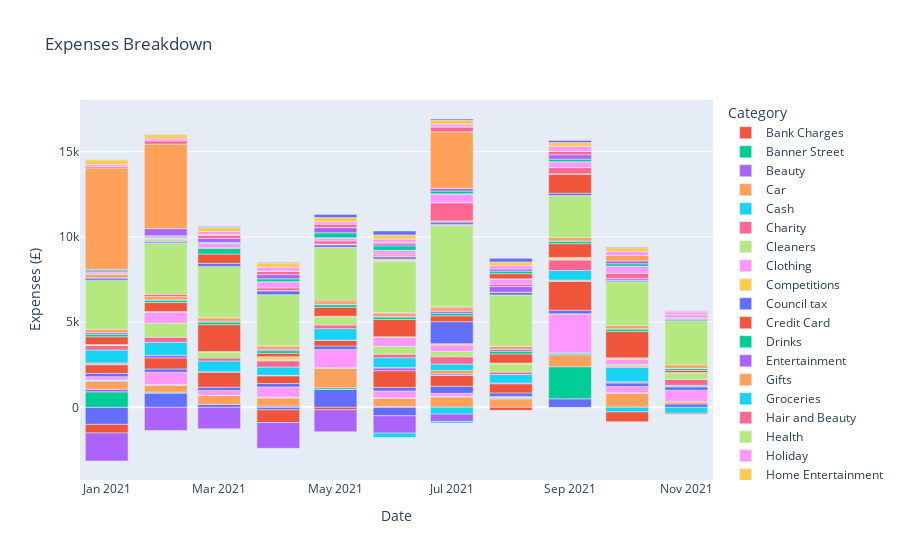

The notebook cell saved with this chart:
### Code cell
Expenses_Breakdown_Table = pd.pivot_table(df_x, values = ['Amount'], index = ['Category', 'year_month'], aggfunc=sum).reset_index()
Expenses_Breakdown_Table.columns = [x for x in Expenses_Breakdown_Table.columns]
Expenses_Breakdown_Chart = px.bar(Expenses_Breakdown_Table, x='year_month', y="Amount", title="Expenses Breakdown", color = 'Category')
Expenses_Breakdown_Chart.update_yaxes(title='Expenses (£)', visible=True, showticklabels=True)
Expenses_Breakdown_Chart.update_xaxes(title='Date', visible=True, showticklabels=True)
Expenses_Breakdown_Chart.show()

### Figure 1 — Plotly figure (JSON) as saved in the notebook; plotly's stock layout.template omitted (floating-point values rounded to 4 significant figures)
{"data": [{"alignmentgroup": "True", "hovertemplate": "Category=<br>year_month=%{x}<br>Amount=%{y}<extra></extra>", "legendgroup": "", "marker": {"color": "#636efa", "pattern": {"shape": ""}}, "name": "", "offsetgroup": "", "orientation": "v", "showlegend": false, "textposition": "auto", "type": "bar", "x": ["2021-01", "2021-02", "2021-03", "2021-04", "2021-05", "2021-06", "2021-09", "2021-10", "2021-11"], "xaxis": "x", "y": [-1000, 830, 173, -150, 1060, -495, 500, 17.98, 200], "yaxis": "y"}, {"alignmentgroup": "True", "hovertemplate": "Category=Bank Charges<br>year_month=%{x}<br>Amount=%{y}<extra></extra>", "legendgroup": "Bank Charges", "marker": {"color": "#EF553B", "pattern": {"shape": ""}}, "name": "Bank Charges", "offsetgroup": "Bank Charges", "orientation": "v", "showlegend": true, "textposition": "auto", "type": "bar", "x": ["2021-05"], "xaxis": "x", "y": [0.61], "yaxis": "y"}, {"alignmentgroup": "True", "hovertemplate": "Category=Banner Street<br>year_month=%{x}<br>Amount=%{y}<extra></extra>", "legendgroup": "Banner Street", "marker": {"color": "#00cc96", "pattern": {"shape": ""}}, "name": "Banner Street", "offsetgroup": "Banner Street", "orientation": "v", "showlegend": true, "textposition": "auto", "type": "bar", "x": ["2021-01", "2021-02", "2021-05", "2021-07", "2021-09"], "xaxis": "x", "y": [908.8, 62.5, 92.5, 8.99, 1880.0], "yaxis": "y"}, {"alignmentgroup": "True", "hovertemplate": "Category=Beauty<br>year_month=%{x}<br>Amount=%{y}<extra></extra>", "legendgroup": "Beauty", "marker": {"color": "#ab63fa", "pattern": {"shape": ""}}, "name": "Beauty", "offsetgroup": "Beauty", "orientation": "v", "showlegend": true, "textposition": "auto", "type": "bar", "x": ["2021-01", "2021-04", "2021-06"], "xaxis": "x", "y": [155, 73, 52], "yaxis": "y"}, {"alignmentgroup": "True", "hovertemplate": "Category=Car<br>year_month=%{x}<br>Amount=%{y}<extra></extra>", "legendgroup": "Car", "marker": {"color": "#FFA15A", "pattern": {"shape": ""}}, "name": "Car", "offsetgroup": "Car", "orientation": "v", "showlegend": true, "textposition": "auto", "type": "bar", "x": ["2021-01", "2021-02", "2021-03", "2021-04", "2021-05", "2021-06", "2021-07", "2021-08", "2021-09", "2021-10", "2021-11"], "xaxis": "x", "y": [464.1, 420.5, 520.2, 489.1, 1140.0, 494.8, 603.7, 493.6, 706.4, 817.4, 116.0], "yaxis": "y"}, {"alignmentgroup": "True", "hovertemplate": "Category=Cash<br>year_month=%{x}<br>Amount=%{y}<extra></extra>", "legendgroup": "Cash", "marker": {"color": "#19d3f3", "pattern": {"shape": ""}}, "name": "Cash", "offsetgroup": "Cash", "orientation": "v", "showlegend": true, "textposition": "auto", "type": "bar", "x": ["2021-01", "2021-02", "2021-03", "2021-04", "2021-05", "2021-06", "2021-07", "2021-08", "2021-09", "2021-10", "2021-11"], "xaxis": "x", "y": [50, 0, 0, 0, 20, 0, -395, 50, 100, -270, -350], "yaxis": "y"}, {"alignmentgroup": "True", "hovertemplate": "Category=Charity<br>year_month=%{x}<br>Amount=%{y}<extra></extra>", "legendgroup": "Charity", "marker": {"color": "#FF6692", "pattern": {"shape": ""}}, "name": "Charity", "offsetgroup": "Charity", "orientation": "v", "showlegend": true, "textposition": "auto", "type": "bar", "x": ["2021-01", "2021-02", "2021-03", "2021-04", "2021-06", "2021-07", "2021-08", "2021-09", "2021-10", "2021-11"], "xaxis": "x", "y": [10, 10, 10, 30, 10, 10, 20, 10, 10, 35], "yaxis": "y"}, {"alignmentgroup": "True", "hovertemplate": "Category=Cleaners<br>year_month=%{x}<br>Amount=%{y}<extra></extra>", "legendgroup": "Cleaners", "marker": {"color": "#B6E880", "pattern": {"shape": ""}}, "name": "Cleaners", "offsetgroup": "Cleaners", "orientation": "v", "showlegend": true, "textposition": "auto", "type": "bar", "x": ["2021-01", "2021-02", "2021-04", "2021-05", "2021-07", "2021-08", "2021-10"], "xaxis": "x", "y": [17, 17, 17, 17, 17, 17, 17], "yaxis": "y"}, {"alignmentgroup": "True", "hovertemplate": "Category=Clothing<br>year_month=%{x}<br>Amount=%{y}<extra></extra>", "legendgroup": "Clothing", "marker": {"color": "#FF97FF", "pattern": {"shape": ""}}, "name": "Clothing", "offsetgroup": "Clothing", "orientation": "v", "showlegend": true, "textposition": "auto", "type": "bar", "x": ["2021-01", "2021-02", "2021-03", "2021-04", "2021-05", "2021-06", "2021-07", "2021-08", "2021-09", "2021-10", "2021-11"], "xaxis": "x", "y": [194.6, 718.3, 282.5, 587.5, 1065.0, 406, 184.9, 60.33, 2273.0, 362.2, 648.9], "yaxis": "y"}, {"alignmentgroup": "True", "hovertemplate": "Category=Competitions<br>year_month=%{x}<br>Amount=%{y}<extra></extra>", "legendgroup": "Competitions", "marker": {"color": "#FECB52", "pattern": {"shape": ""}}, "name": "Competitions", "offsetgroup": "Competitions", "orientation": "v", "showlegend": true, "textposition": "auto", "type": "bar", "x": ["2021-09"], "xaxis": "x", "y": [25], "yaxis": "y"}, {"alignmentgroup": "True", "hovertemplate": "Category=Council tax<br>year_month=%{x}<br>Amount=%{y}<extra></extra>", "legendgroup": "Council tax", "marker": {"color": "#636efa", "pattern": {"shape": ""}}, "name": "Council tax", "offsetgroup": "Council tax", "orientation": "v", "showlegend": true, "textposition": "auto", "type": "bar", "x": ["2021-01", "2021-02", "2021-03", "2021-04", "2021-05", "2021-06", "2021-07", "2021-08", "2021-09", "2021-10", "2021-11"], "xaxis": "x", "y": [194, 194, 194, 202.5, 206, 206, 412, 206, 206, 206, 206], "yaxis": "y"}, {"alignmentgroup": "True", "hovertemplate": "Category=Credit Card<br>year_month=%{x}<br>Amount=%{y}<extra></extra>", "legendgroup": "Credit Card", "marker": {"color": "#EF553B", "pattern": {"shape": ""}}, "name": "Credit Card", "offsetgroup": "Credit Card", "orientation": "v", "showlegend": true, "textposition": "auto", "type": "bar", "x": ["2021-01", "2021-02", "2021-03", "2021-04", "2021-05", "2021-06", "2021-07", "2021-08", "2021-09", "2021-10", "2021-11"], "xaxis": "x", "y": [507.9, 649.1, 883.8, 451.2, 320.1, 979.9, 644.6, 536.8, 1698.0, 57.47, -57.35], "yaxis": "y"}, {"alignmentgroup": "True", "hovertemplate": "Category=Drinks<br>year_month=%{x}<br>Amount=%{y}<extra></extra>", "legendgroup": "Drinks", "marker": {"color": "#00cc96", "pattern": {"shape": ""}}, "name": "Drinks", "offsetgroup": "Drinks", "orientation": "v", "showlegend": true, "textposition": "auto", "type": "bar", "x": ["2021-07"], "xaxis": "x", "y": [2], "yaxis": "y"}, {"alignmentgroup": "True", "hovertemplate": "Category=Entertainment<br>year_month=%{x}<br>Amount=%{y}<extra></extra>", "legendgroup": "Entertainment", "marker": {"color": "#ab63fa", "pattern": {"shape": ""}}, "name": "Entertainment", "offsetgroup": "Entertainment", "orientation": "v", "showlegend": true, "textposition": "auto", "type": "bar", "x": ["2021-01", "2021-02", "2021-03", "2021-04", "2021-05", "2021-06", "2021-07", "2021-08", "2021-09", "2021-10", "2021-11"], "xaxis": "x", "y": [36.83, 148.4, 23.36, 23.36, 30.4, 163.4, 79.36, 45.86, 13.37, 13.37, 13.37], "yaxis": "y"}, {"alignmentgroup": "True", "hovertemplate": "Category=Gifts<br>year_month=%{x}<br>Amount=%{y}<extra></extra>", "legendgroup": "Gifts", "marker": {"color": "#FFA15A", "pattern": {"shape": ""}}, "name": "Gifts", "offsetgroup": "Gifts", "orientation": "v", "showlegend": true, "textposition": "auto", "type": "bar", "x": ["2021-01", "2021-04", "2021-06", "2021-07", "2021-09"], "xaxis": "x", "y": [64.99, 2.99, 26.92, 205.3, 55.13], "yaxis": "y"}, {"alignmentgroup": "True", "hovertemplate": "Category=Groceries<br>year_month=%{x}<br>Amount=%{y}<extra></extra>", "legendgroup": "Groceries", "marker": {"color": "#19d3f3", "pattern": {"shape": ""}}, "name": "Groceries", "offsetgroup": "Groceries", "orientation": "v", "showlegend": true, "textposition": "auto", "type": "bar", "x": ["2021-01", "2021-02", "2021-03", "2021-04", "2021-05", "2021-06", "2021-07", "2021-08", "2021-09", "2021-10", "2021-11"], "xaxis": "x", "y": [759.8, 770.0, 636.2, 488.2, 665.2, 573.5, 370.0, 491.8, 562.6, 838.2, 71.38], "yaxis": "y"}, {"alignmentgroup": "True", "hovertemplate": "Category=Hair and Beauty<br>year_month=%{x}<br>Amount=%{y}<extra></extra>", "legendgroup": "Hair and Beauty", "marker": {"color": "#FF6692", "pattern": {"shape": ""}}, "name": "Hair and Beauty", "offsetgroup": "Hair and Beauty", "orientation": "v", "showlegend": true, "textposition": "auto", "type": "bar", "x": ["2021-01", "2021-02", "2021-03", "2021-04", "2021-05", "2021-06", "2021-07", "2021-08", "2021-09", "2021-10", "2021-11"], "xaxis": "x", "y": [267.9, 300, 176.4, 363.8, 215, 208.7, 432.1, 149.8, 612.7, 69.2, 349.7], "yaxis": "y"}, {"alignmentgroup": "True", "hovertemplate": "Category=Health<br>year_month=%{x}<br>Amount=%{y}<extra></extra>", "legendgroup": "Health", "marker": {"color": "#B6E880", "pattern": {"shape": ""}}, "name": "Health", "offsetgroup": "Health", "orientation": "v", "showlegend": true, "textposition": "auto", "type": "bar", "x": ["2021-01", "2021-02", "2021-03", "2021-04", "2021-05", "2021-06", "2021-07", "2021-08", "2021-09", "2021-10", "2021-11"], "xaxis": "x", "y": [9.27, 822.5, 331.4, 65.7, 471.3, 457.3, 307.9, 471.2, 68.99, 111.9, 379.4], "yaxis": "y"}, {"alignmentgroup": "True", "hovertemplate": "Category=Holiday<br>year_month=%{x}<br>Amount=%{y}<extra></extra>", "legendgroup": "Holiday", "marker": {"color": "#FF97FF", "pattern": {"shape": ""}}, "name": "Holiday", "offsetgroup": "Holiday", "orientation": "v", "showlegend": true, "textposition": "auto", "type": "bar", "x": ["2021-02", "2021-06", "2021-07", "2021-10"], "xaxis": "x", "y": [636.1, 523, 385.2, 297.8], "yaxis": "y"}, {"alignmentgroup": "True", "hovertemplate": "Category=Home Entertainment<br>year_month=%{x}<br>Amount=%{y}<extra></extra>", "legendgroup": "Home Entertainment", "marker": {"color": "#FECB52", "pattern": {"shape": ""}}, "name": "Home Entertainment", "offsetgroup": "Home Entertainment", "orientation": "v", "showlegend": true, "textposition": "auto", "type": "bar", "x": ["2021-01", "2021-02", "2021-03", "2021-04", "2021-05", "2021-06", "2021-07", "2021-08", "2021-09", "2021-10", "2021-11"], "xaxis": "x", "y": [40.74, 41.74, 40.95, 167.1, 41.74, 41.74, 73.72, 61.72, 85.72, 85.72, 19.97], "yaxis": "y"}, {"alignmentgroup": "True", "hovertemplate": "Category=Hotel<br>year_month=%{x}<br>Amount=%{y}<extra></extra>", "legendgroup": "Hotel", "marker": {"color": "#636efa", "pattern": {"shape": ""}}, "name": "Hotel", "offsetgroup": "Hotel", "orientation": "v", "showlegend": true, "textposition": "auto", "type": "bar", "x": ["2021-07"], "xaxis": "x", "y": [1292.0], "yaxis": "y"}, {"alignmentgroup": "True", "hovertemplate": "Category=Household<br>year_month=%{x}<br>Amount=%{y}<extra></extra>", "legendgroup": "Household", "marker": {"color": "#EF553B", "pattern": {"shape": ""}}, "name": "Household", "offsetgroup": "Household", "orientation": "v", "showlegend": true, "textposition": "auto", "type": "bar", "x": ["2021-01", "2021-02", "2021-03", "2021-04", "2021-05", "2021-06", "2021-07", "2021-08", "2021-09", "2021-10", "2021-11"], "xaxis": "x", "y": [460.6, 527.7, 1580.0, 211.5, 529.5, 1010.0, 338.1, 528.2, 806.5, 1541.0, 133.1], "yaxis": "y"}, {"alignmentgroup": "True", "hovertemplate": "Category=Insurance<br>year_month=%{x}<br>Amount=%{y}<extra></extra>", "legendgroup": "Insurance", "marker": {"color": "#00cc96", "pattern": {"shape": ""}}, "name": "Insurance", "offsetgroup": "Insurance", "orientation": "v", "showlegend": true, "textposition": "auto", "type": "bar", "x": ["2021-01", "2021-02", "2021-03", "2021-04", "2021-05", "2021-06", "2021-07", "2021-08", "2021-09", "2021-10", "2021-11"], "xaxis": "x", "y": [150.2, 150.2, 150.2, 150.2, 150.2, 150.2, 150.2, 150.2, 154.0, 153.8, 113.0], "yaxis": "y"}, {"alignmentgroup": "True", "hovertemplate": "Category=Interest<br>year_month=%{x}<br>Amount=%{y}<extra></extra>", "legendgroup": "Interest", "marker": {"color": "#ab63fa", "pattern": {"shape": ""}}, "name": "Interest", "offsetgroup": "Interest", "orientation": "v", "showlegend": true, "textposition": "auto", "type": "bar", "x": ["2021-01", "2021-02", "2021-03", "2021-04", "2021-05", "2021-06", "2021-07", "2021-08", "2021-09", "2021-10", "2021-11"], "xaxis": "x", "y": [90.55, 7.64, 51.86, 83.06, 20.06, 24.61, 127.1, 104.2, 5.81, 7.97, 3.36], "yaxis": "y"}, {"alignmentgroup": "True", "hovertemplate": "Category=Loan<br>year_month=%{x}<br>Amount=%{y}<extra></extra>", "legendgroup": "Loan", "marker": {"color": "#FFA15A", "pattern": {"shape": ""}}, "name": "Loan", "offsetgroup": "Loan", "orientation": "v", "showlegend": true, "textposition": "auto", "type": "bar", "x": ["2021-01", "2021-02", "2021-03", "2021-04", "2021-05", "2021-06", "2021-07", "2021-08", "2021-09", "2021-10", "2021-11"], "xaxis": "x", "y": [198.7, 198.7, 198.7, 198.7, 198.7, 198.7, 198.7, 198.7, 198.7, 198.7, 198.7], "yaxis": "y"}, {"alignmentgroup": "True", "hovertemplate": "Category=Money Chris<br>year_month=%{x}<br>Amount=%{y}<extra></extra>", "legendgroup": "Money Chris", "marker": {"color": "#19d3f3", "pattern": {"shape": ""}}, "name": "Money Chris", "offsetgroup": "Money Chris", "orientation": "v", "showlegend": true, "textposition": "auto", "type": "bar", "x": ["2021-08"], "xaxis": "x", "y": [15.25], "yaxis": "y"}, {"alignmentgroup": "True", "hovertemplate": "Category=Money Out General<br>year_month=%{x}<br>Amount=%{y}<extra></extra>", "legendgroup": "Money Out General", "marker": {"color": "#FF6692", "pattern": {"shape": ""}}, "name": "Money Out General", "offsetgroup": "Money Out General", "orientation": "v", "showlegend": true, "textposition": "auto", "type": "bar", "x": ["2021-02", "2021-03", "2021-04", "2021-05", "2021-06", "2021-07"], "xaxis": "x", "y": [130, 22, 6, 60.68, 40.5, 60], "yaxis": "y"}, {"alignmentgroup": "True", "hovertemplate": "Category=Mortgage<br>year_month=%{x}<br>Amount=%{y}<extra></extra>", "legendgroup": "Mortgage", "marker": {"color": "#B6E880", "pattern": {"shape": ""}}, "name": "Mortgage", "offsetgroup": "Mortgage", "orientation": "v", "showlegend": true, "textposition": "auto", "type": "bar", "x": ["2021-01", "2021-02", "2021-03", "2021-04", "2021-05", "2021-06", "2021-07", "2021-08", "2021-09", "2021-10", "2021-11"], "xaxis": "x", "y": [2882.0, 2996.0, 2996.0, 2996.0, 3086.0, 2996.0, 4763.0, 2996.0, 2466.0, 2569.0, 2596.0], "yaxis": "y"}, {"alignmentgroup": "True", "hovertemplate": "Category=Outdoors<br>year_month=%{x}<br>Amount=%{y}<extra></extra>", "legendgroup": "Outdoors", "marker": {"color": "#FF97FF", "pattern": {"shape": ""}}, "name": "Outdoors", "offsetgroup": "Outdoors", "orientation": "v", "showlegend": true, "textposition": "auto", "type": "bar", "x": ["2021-06", "2021-07"], "xaxis": "x", "y": [42.5, 69.3], "yaxis": "y"}, {"alignmentgroup": "True", "hovertemplate": "Category=Paypal<br>year_month=%{x}<br>Amount=%{y}<extra></extra>", "legendgroup": "Paypal", "marker": {"color": "#FECB52", "pattern": {"shape": ""}}, "name": "Paypal", "offsetgroup": "Paypal", "orientation": "v", "showlegend": true, "textposition": "auto", "type": "bar", "x": ["2021-06"], "xaxis": "x", "y": [100], "yaxis": "y"}, {"alignmentgroup": "True", "hovertemplate": "Category=Phone<br>year_month=%{x}<br>Amount=%{y}<extra></extra>", "legendgroup": "Phone", "marker": {"color": "#636efa", "pattern": {"shape": ""}}, "name": "Phone", "offsetgroup": "Phone", "orientation": "v", "showlegend": true, "textposition": "auto", "type": "bar", "x": ["2021-01", "2021-02", "2021-03", "2021-04", "2021-05", "2021-06", "2021-07", "2021-08", "2021-09", "2021-10", "2021-11"], "xaxis": "x", "y": [126.6, 76.56, 180.6, 230.5, 149.0, 131, 131, 142.0, 137.0, 87, 88.3], "yaxis": "y"}, {"alignmentgroup": "True", "hovertemplate": "Category=Pots<br>year_month=%{x}<br>Amount=%{y}<extra></extra>", "legendgroup": "Pots", "marker": {"color": "#EF553B", "pattern": {"shape": ""}}, "name": "Pots", "offsetgroup": "Pots", "orientation": "v", "showlegend": true, "textposition": "auto", "type": "bar", "x": ["2021-01", "2021-02", "2021-03", "2021-04", "2021-05", "2021-06", "2021-07", "2021-08", "2021-09", "2021-10", "2021-11"], "xaxis": "x", "y": [-505, 30.28, 546.5, -745.0, -148.2, 38.35, 63.05, -177.2, 1117.0, -571.3, 21.06], "yaxis": "y"}, {"alignmentgroup": "True", "hovertemplate": "Category=Professional Fees<br>year_month=%{x}<br>Amount=%{y}<extra></extra>", "legendgroup": "Professional Fees", "marker": {"color": "#00cc96", "pattern": {"shape": ""}}, "name": "Professional Fees", "offsetgroup": "Professional Fees", "orientation": "v", "showlegend": true, "textposition": "auto", "type": "bar", "x": ["2021-01", "2021-02", "2021-03", "2021-04", "2021-05", "2021-06", "2021-07", "2021-08", "2021-09", "2021-10", "2021-11"], "xaxis": "x", "y": [16.4, 41.4, 341.4, 16.4, 16.4, 16.4, 16.4, 16.4, 16.4, 16.4, 16.4], "yaxis": "y"}, {"alignmentgroup": "True", "hovertemplate": "Category=RCA<br>year_month=%{x}<br>Amount=%{y}<extra></extra>", "legendgroup": "RCA", "marker": {"color": "#ab63fa", "pattern": {"shape": ""}}, "name": "RCA", "offsetgroup": "RCA", "orientation": "v", "showlegend": true, "textposition": "auto", "type": "bar", "x": ["2021-01", "2021-02", "2021-03", "2021-04", "2021-05", "2021-06", "2021-07", "2021-08", "2021-10"], "xaxis": "x", "y": [-1644.0, -1354.0, -1256.0, -1511.0, -1285.0, -1017.0, -433.3, 331.8, 100], "yaxis": "y"}, {"alignmentgroup": "True", "hovertemplate": "Category=Recovery<br>year_month=%{x}<br>Amount=%{y}<extra></extra>", "legendgroup": "Recovery", "marker": {"color": "#FFA15A", "pattern": {"shape": ""}}, "name": "Recovery", "offsetgroup": "Recovery", "orientation": "v", "showlegend": true, "textposition": "auto", "type": "bar", "x": ["2021-01", "2021-02", "2021-03", "2021-05"], "xaxis": "x", "y": [200.5, 87, 22.62, 22.4], "yaxis": "y"}, {"alignmentgroup": "True", "hovertemplate": "Category=Refund<br>year_month=%{x}<br>Amount=%{y}<extra></extra>", "legendgroup": "Refund", "marker": {"color": "#19d3f3", "pattern": {"shape": ""}}, "name": "Refund", "offsetgroup": "Refund", "orientation": "v", "showlegend": true, "textposition": "auto", "type": "bar", "x": ["2021-06", "2021-07"], "xaxis": "x", "y": [-263.2, -90.12], "yaxis": "y"}, {"alignmentgroup": "True", "hovertemplate": "Category=Restaurant<br>year_month=%{x}<br>Amount=%{y}<extra></extra>", "legendgroup": "Restaurant", "marker": {"color": "#FF6692", "pattern": {"shape": ""}}, "name": "Restaurant", "offsetgroup": "Restaurant", "orientation": "v", "showlegend": true, "textposition": "auto", "type": "bar", "x": ["2021-04", "2021-05", "2021-06", "2021-07", "2021-08", "2021-09", "2021-10", "2021-11"], "xaxis": "x", "y": [155.2, 186.7, 100.6, 1055.0, 134.1, 367.4, 285.3, 45.5], "yaxis": "y"}, {"alignmentgroup": "True", "hovertemplate": "Category=Scam<br>year_month=%{x}<br>Amount=%{y}<extra></extra>", "legendgroup": "Scam", "marker": {"color": "#B6E880", "pattern": {"shape": ""}}, "name": "Scam", "offsetgroup": "Scam", "orientation": "v", "showlegend": true, "textposition": "auto", "type": "bar", "x": ["2021-01", "2021-02"], "xaxis": "x", "y": [10, 35], "yaxis": "y"}, {"alignmentgroup": "True", "hovertemplate": "Category=Snackette<br>year_month=%{x}<br>Amount=%{y}<extra></extra>", "legendgroup": "Snackette", "marker": {"color": "#FF97FF", "pattern": {"shape": ""}}, "name": "Snackette", "offsetgroup": "Snackette", "orientation": "v", "showlegend": true, "textposition": "auto", "type": "bar", "x": ["2021-01", "2021-02", "2021-03", "2021-04", "2021-05", "2021-06", "2021-07", "2021-08", "2021-09", "2021-10", "2021-11"], "xaxis": "x", "y": [107.1, 104.5, 250.9, 356.1, 170.6, 212.2, 515.8, 307.8, 336.1, 402.4, 215.9], "yaxis": "y"}, {"alignmentgroup": "True", "hovertemplate": "Category=Software<br>year_month=%{x}<br>Amount=%{y}<extra></extra>", "legendgroup": "Software", "marker": {"color": "#FECB52", "pattern": {"shape": ""}}, "name": "Software", "offsetgroup": "Software", "orientation": "v", "showlegend": true, "textposition": "auto", "type": "bar", "x": ["2021-01", "2021-02", "2021-03", "2021-04", "2021-05", "2021-06", "2021-07", "2021-08", "2021-09", "2021-10"], "xaxis": "x", "y": [9.98, 9.98, 9.98, 9.98, 9.98, 9.98, 9.98, 9.98, 9.98, 9.98], "yaxis": "y"}, {"alignmentgroup": "True", "hovertemplate": "Category=Sport<br>year_month=%{x}<br>Amount=%{y}<extra></extra>", "legendgroup": "Sport", "marker": {"color": "#636efa", "pattern": {"shape": ""}}, "name": "Sport", "offsetgroup": "Sport", "orientation": "v", "showlegend": true, "textposition": "auto", "type": "bar", "x": ["2021-05"], "xaxis": "x", "y": [8.99], "yaxis": "y"}, {"alignmentgroup": "True", "hovertemplate": "Category=Sport and Excercise<br>year_month=%{x}<br>Amount=%{y}<extra></extra>", "legendgroup": "Sport and Excercise", "marker": {"color": "#EF553B", "pattern": {"shape": ""}}, "name": "Sport and Excercise", "offsetgroup": "Sport and Excercise", "orientation": "v", "showlegend": true, "textposition": "auto", "type": "bar", "x": ["2021-08"], "xaxis": "x", "y": [302.5], "yaxis": "y"}, {"alignmentgroup": "True", "hovertemplate": "Category=Sport and Fitness<br>year_month=%{x}<br>Amount=%{y}<extra></extra>", "legendgroup": "Sport and Fitness", "marker": {"color": "#00cc96", "pattern": {"shape": ""}}, "name": "Sport and Fitness", "offsetgroup": "Sport and Fitness", "orientation": "v", "showlegend": true, "textposition": "auto", "type": "bar", "x": ["2021-01", "2021-02", "2021-03", "2021-04", "2021-05", "2021-06", "2021-07", "2021-08", "2021-09", "2021-10"], "xaxis": "x", "y": [75, 60, 60, 167, 285, 260, 165, 150, 150, 150], "yaxis": "y"}, {"alignmentgroup": "True", "hovertemplate": "Category=Takeaway<br>year_month=%{x}<br>Amount=%{y}<extra></extra>", "legendgroup": "Takeaway", "marker": {"color": "#ab63fa", "pattern": {"shape": ""}}, "name": "Takeaway", "offsetgroup": "Takeaway", "orientation": "v", "showlegend": true, "textposition": "auto", "type": "bar", "x": ["2021-01", "2021-02", "2021-03", "2021-04", "2021-05", "2021-06", "2021-07", "2021-08", "2021-09", "2021-10", "2021-11"], "xaxis": "x", "y": [82.82, 411.3, 229.0, 246.7, 306.1, 117.5, 155.1, 122.9, 259.5, 166.8, 14.98], "yaxis": "y"}, {"alignmentgroup": "True", "hovertemplate": "Category=Tax<br>year_month=%{x}<br>Amount=%{y}<extra></extra>", "legendgroup": "Tax", "marker": {"color": "#FFA15A", "pattern": {"shape": ""}}, "name": "Tax", "offsetgroup": "Tax", "orientation": "v", "showlegend": true, "textposition": "auto", "type": "bar", "x": ["2021-01", "2021-02", "2021-07", "2021-10"], "xaxis": "x", "y": [5959.0, 4962.0, 3318.0, 324], "yaxis": "y"}, {"alignmentgroup": "True", "hovertemplate": "Category=Tech<br>year_month=%{x}<br>Amount=%{y}<extra></extra>", "legendgroup": "Tech", "marker": {"color": "#19d3f3", "pattern": {"shape": ""}}, "name": "Tech", "offsetgroup": "Tech", "orientation": "v", "showlegend": true, "textposition": "auto", "type": "bar", "x": ["2021-05"], "xaxis": "x", "y": [11.99], "yaxis": "y"}, {"alignmentgroup": "True", "hovertemplate": "Category=Therapy<br>year_month=%{x}<br>Amount=%{y}<extra></extra>", "legendgroup": "Therapy", "marker": {"color": "#FF6692", "pattern": {"shape": ""}}, "name": "Therapy", "offsetgroup": "Therapy", "orientation": "v", "showlegend": true, "textposition": "auto", "type": "bar", "x": ["2021-01", "2021-02", "2021-03", "2021-04", "2021-05", "2021-06", "2021-07", "2021-09", "2021-11"], "xaxis": "x", "y": [95, 190, 190, 190, 190, 95, 285, 190, 95], "yaxis": "y"}, {"alignmentgroup": "True", "hovertemplate": "Category=Transport<br>year_month=%{x}<br>Amount=%{y}<extra></extra>", "legendgroup": "Transport", "marker": {"color": "#B6E880", "pattern": {"shape": ""}}, "name": "Transport", "offsetgroup": "Transport", "orientation": "v", "showlegend": true, "textposition": "auto", "type": "bar", "x": ["2021-03", "2021-04", "2021-06", "2021-07", "2021-09"], "xaxis": "x", "y": [39.77, 15.79, 11.25, 15.53, 15.82], "yaxis": "y"}, {"alignmentgroup": "True", "hovertemplate": "Category=Travel<br>year_month=%{x}<br>Amount=%{y}<extra></extra>", "legendgroup": "Travel", "marker": {"color": "#FF97FF", "pattern": {"shape": ""}}, "name": "Travel", "offsetgroup": "Travel", "orientation": "v", "showlegend": true, "textposition": "auto", "type": "bar", "x": ["2021-01", "2021-02", "2021-03", "2021-04", "2021-05", "2021-06", "2021-07", "2021-08", "2021-09", "2021-10", "2021-11"], "xaxis": "x", "y": [93.9, 121.1, 175.3, 227.9, 141.5, 170.5, 149.8, 199.7, 290.2, 232.9, 78.1], "yaxis": "y"}, {"alignmentgroup": "True", "hovertemplate": "Category=Utilities<br>year_month=%{x}<br>Amount=%{y}<extra></extra>", "legendgroup": "Utilities", "marker": {"color": "#FECB52", "pattern": {"shape": ""}}, "name": "Utilities", "offsetgroup": "Utilities", "orientation": "v", "showlegend": true, "textposition": "auto", "type": "bar", "x": ["2021-01", "2021-02", "2021-03", "2021-04", "2021-05", "2021-06", "2021-07", "2021-08", "2021-09", "2021-10"], "xaxis": "x", "y": [289.5, 244.5, 244.5, 249.6, 249.5, 249.5, 230.9, 215.7, 215.7, 222.7], "yaxis": "y"}, {"alignmentgroup": "True", "hovertemplate": "Category=groceries<br>year_month=%{x}<br>Amount=%{y}<extra></extra>", "legendgroup": "groceries", "marker": {"color": "#636efa", "pattern": {"shape": ""}}, "name": "groceries", "offsetgroup": "groceries", "orientation": "v", "showlegend": true, "textposition": "auto", "type": "bar", "x": ["2021-01", "2021-02", "2021-03", "2021-04", "2021-05", "2021-06", "2021-07", "2021-08", "2021-09", "2021-10", "2021-11"], "xaxis": "x", "y": [18.7, 18.65, 46.7, 32.95, 179.5, 231.6, 72.55, 211.6, 129.6, 42.05, 9.9], "yaxis": "y"}], "layout": {"barmode": "relative", "legend": {"title": {"text": "Category"}, "tracegroupgap": 0}, "title": {"text": "Expenses Breakdown"}, "xaxis": {"anchor": "y", "domain": [0, 1], "showticklabels": true, "title": {"text": "Date"}, "visible": true}, "yaxis": {"anchor": "x", "domain": [0, 1], "showticklabels": true, "title": {"text": "Expenses (£)"}, "visible": true}}}
